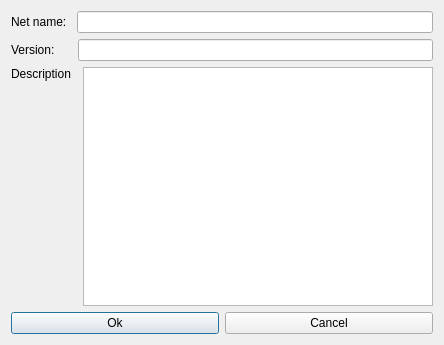
<?xml version="1.0" encoding="UTF-8"?>
<ui version="4.0">
 <class>FileOptions</class>
 <widget class="QDialog" name="FileOptions">
  <property name="geometry">
   <rect>
    <x>0</x>
    <y>0</y>
    <width>444</width>
    <height>345</height>
   </rect>
  </property>
  <property name="windowTitle">
   <string>File options</string>
  </property>
  <layout class="QVBoxLayout" name="verticalLayout_4">
   <item>
    <layout class="QVBoxLayout" name="verticalLayout_3">
     <item>
      <layout class="QVBoxLayout" name="verticalLayout">
       <item>
        <layout class="QHBoxLayout" name="horizontalLayout_2">
         <property name="spacing">
          <number>10</number>
         </property>
         <item>
          <widget class="QLabel" name="label">
           <property name="text">
            <string>Net name:</string>
           </property>
          </widget>
         </item>
         <item>
          <widget class="QLineEdit" name="lineEdit">
           <property name="maximumSize">
            <size>
             <width>360</width>
             <height>16777215</height>
            </size>
           </property>
          </widget>
         </item>
        </layout>
       </item>
       <item>
        <layout class="QHBoxLayout" name="horizontalLayout_3">
         <property name="spacing">
          <number>23</number>
         </property>
         <item>
          <widget class="QLabel" name="label_2">
           <property name="text">
            <string>Version:</string>
           </property>
          </widget>
         </item>
         <item>
          <widget class="QLineEdit" name="lineEdit_2">
           <property name="maximumSize">
            <size>
             <width>360</width>
             <height>16777215</height>
            </size>
           </property>
          </widget>
         </item>
        </layout>
       </item>
      </layout>
     </item>
     <item>
      <layout class="QHBoxLayout" name="horizontalLayout_4">
       <property name="spacing">
        <number>12</number>
       </property>
       <item>
        <layout class="QVBoxLayout" name="verticalLayout_2">
         <item>
          <widget class="QLabel" name="label_3">
           <property name="text">
            <string>Description</string>
           </property>
          </widget>
         </item>
         <item>
          <spacer name="verticalSpacer">
           <property name="orientation">
            <enum>Qt::Vertical</enum>
           </property>
           <property name="sizeHint" stdset="0">
            <size>
             <width>0</width>
             <height>40</height>
            </size>
           </property>
          </spacer>
         </item>
        </layout>
       </item>
       <item>
        <widget class="QTextEdit" name="textEdit">
         <property name="maximumSize">
          <size>
           <width>360</width>
           <height>16777215</height>
          </size>
         </property>
        </widget>
       </item>
      </layout>
     </item>
    </layout>
   </item>
   <item>
    <layout class="QHBoxLayout" name="horizontalLayout">
     <item>
      <widget class="QPushButton" name="pushButton">
       <property name="text">
        <string>Ok</string>
       </property>
      </widget>
     </item>
     <item>
      <widget class="QPushButton" name="pushButton_2">
       <property name="text">
        <string>Cancel</string>
       </property>
      </widget>
     </item>
    </layout>
   </item>
  </layout>
 </widget>
 <resources/>
 <connections/>
</ui>
